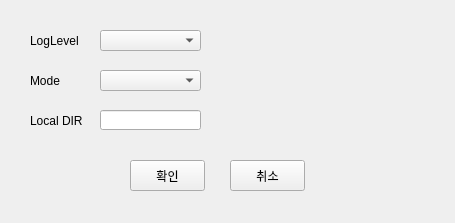
<?xml version="1.0" encoding="UTF-8"?>
<ui version="4.0">
 <class>FtpSettingWidget</class>
 <widget class="QWidget" name="FtpSettingWidget">
  <property name="geometry">
   <rect>
    <x>0</x>
    <y>0</y>
    <width>455</width>
    <height>223</height>
   </rect>
  </property>
  <property name="windowTitle">
   <string>FtpSettingWidget</string>
  </property>
  <widget class="QPushButton" name="okBtn">
   <property name="geometry">
    <rect>
     <x>130</x>
     <y>160</y>
     <width>75</width>
     <height>31</height>
    </rect>
   </property>
   <property name="text">
    <string>확인</string>
   </property>
  </widget>
  <widget class="QPushButton" name="closeBtn">
   <property name="geometry">
    <rect>
     <x>230</x>
     <y>160</y>
     <width>75</width>
     <height>31</height>
    </rect>
   </property>
   <property name="text">
    <string>취소</string>
   </property>
  </widget>
  <widget class="QComboBox" name="logLevelBox">
   <property name="geometry">
    <rect>
     <x>100</x>
     <y>30</y>
     <width>101</width>
     <height>21</height>
    </rect>
   </property>
  </widget>
  <widget class="QLabel" name="label">
   <property name="geometry">
    <rect>
     <x>30</x>
     <y>30</y>
     <width>71</width>
     <height>21</height>
    </rect>
   </property>
   <property name="text">
    <string>LogLevel</string>
   </property>
  </widget>
  <widget class="QComboBox" name="modeBox">
   <property name="geometry">
    <rect>
     <x>100</x>
     <y>70</y>
     <width>101</width>
     <height>21</height>
    </rect>
   </property>
  </widget>
  <widget class="QLabel" name="label_2">
   <property name="geometry">
    <rect>
     <x>30</x>
     <y>70</y>
     <width>71</width>
     <height>21</height>
    </rect>
   </property>
   <property name="text">
    <string>Mode</string>
   </property>
  </widget>
  <widget class="QLabel" name="label_3">
   <property name="geometry">
    <rect>
     <x>30</x>
     <y>110</y>
     <width>71</width>
     <height>21</height>
    </rect>
   </property>
   <property name="text">
    <string>Local DIR</string>
   </property>
  </widget>
  <widget class="QLineEdit" name="pathEdit">
   <property name="geometry">
    <rect>
     <x>100</x>
     <y>110</y>
     <width>101</width>
     <height>20</height>
    </rect>
   </property>
  </widget>
 </widget>
 <layoutdefault spacing="6" margin="11"/>
 <resources/>
 <connections/>
</ui>
